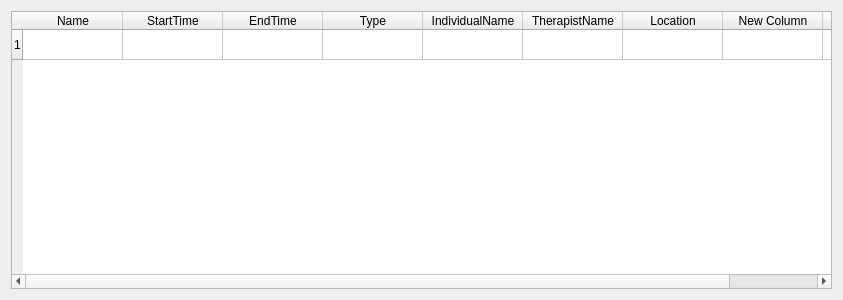
<?xml version="1.0" encoding="UTF-8"?>
<ui version="4.0">
 <class>DailyActivity</class>
 <widget class="QDialog" name="DailyActivity">
  <property name="geometry">
   <rect>
    <x>0</x>
    <y>0</y>
    <width>843</width>
    <height>300</height>
   </rect>
  </property>
  <property name="maximumSize">
   <size>
    <width>16777215</width>
    <height>300</height>
   </size>
  </property>
  <property name="windowTitle">
   <string>Dialog</string>
  </property>
  <layout class="QVBoxLayout" name="verticalLayout">
   <item>
    <widget class="QTableWidget" name="tableWidget">
     <property name="sizePolicy">
      <sizepolicy hsizetype="Expanding" vsizetype="Expanding">
       <horstretch>0</horstretch>
       <verstretch>0</verstretch>
      </sizepolicy>
     </property>
     <property name="maximumSize">
      <size>
       <width>16777215</width>
       <height>16777215</height>
      </size>
     </property>
     <property name="frameShape">
      <enum>QFrame::StyledPanel</enum>
     </property>
     <property name="sizeAdjustPolicy">
      <enum>QAbstractScrollArea::AdjustToContents</enum>
     </property>
     <property name="textElideMode">
      <enum>Qt::ElideNone</enum>
     </property>
     <property name="wordWrap">
      <bool>false</bool>
     </property>
     <property name="rowCount">
      <number>1</number>
     </property>
     <property name="columnCount">
      <number>9</number>
     </property>
     <row/>
     <column>
      <property name="text">
       <string>Name</string>
      </property>
     </column>
     <column>
      <property name="text">
       <string>StartTime</string>
      </property>
     </column>
     <column>
      <property name="text">
       <string>EndTime</string>
      </property>
     </column>
     <column>
      <property name="text">
       <string>Type</string>
      </property>
     </column>
     <column>
      <property name="text">
       <string>IndividualName</string>
      </property>
     </column>
     <column>
      <property name="text">
       <string>TherapistName</string>
      </property>
     </column>
     <column>
      <property name="text">
       <string>Location</string>
      </property>
     </column>
     <column>
      <property name="text">
       <string>New Column</string>
      </property>
     </column>
     <column>
      <property name="text">
       <string>Notification</string>
      </property>
     </column>
    </widget>
   </item>
  </layout>
 </widget>
 <resources/>
 <connections/>
</ui>
